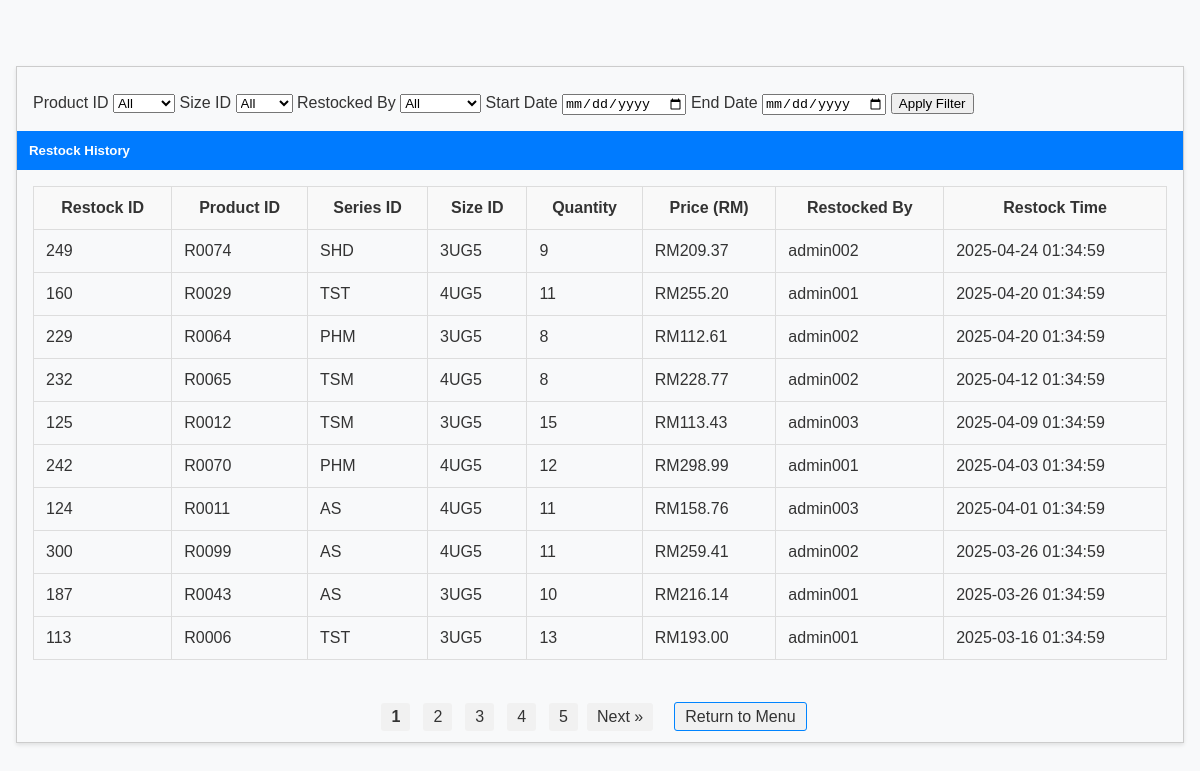
Page /pages/admin/product/restock_history.php (signed in) on the committed database.
### tables this page shows
CREATE TABLE `restock_history` (
  `restockID` int(11) NOT NULL,
  `productID` varchar(20) NOT NULL,
  `sizeID` varchar(20) NOT NULL,
  `restock_quantity` int(11) NOT NULL,
  `restock_price` decimal(10,2) NOT NULL,
  `restocked_by` varchar(250) DEFAULT NULL,
  `restock_time` timestamp NOT NULL DEFAULT current_timestamp()
);

CREATE TABLE `product` (
  `productID` varchar(5) NOT NULL,
  `productName` varchar(100) NOT NULL,
  `price` float(6,2) NOT NULL,
  `seriesID` varchar(3) DEFAULT NULL,
  `introduction` varchar(1000) NOT NULL,
  `playerInfo` varchar(1000) NOT NULL
);

### db/productStock.php (called while the page is built, shortened)
<?php
class CheckStock
{
    private $pdo;
    function __construct($pdo)
    {
        $this->pdo = $pdo;
    }
    public function getAllRestockRecords() {
        try {
            $sql = "SELECT rh.*, p.seriesID
                    FROM restock_history rh
                    JOIN product p ON rh.productID = p.productID
                    ORDER BY rh.restock_time DESC";
            $stmt = $this->pdo->prepare($sql);
            $stmt->execute();
            return $stmt->fetchAll(PDO::FETCH_ASSOC);
        } catch (PDOException $e) {
            error_log("Error fetching restock records: " . $e->getMessage());
            return [];
        }
    }
}

### pages/admin/product/restock_history.php (the view, shortened to what this page needs)
<?php
require_once "../../../db/productStock.php";
require_once "../../../_base.php";
$restockManager = new CheckStock($_db);
$restockRecordsList = $restockManager->getAllRestockRecords();
$recordsPerPage = 10;
$page = isset($_GET['page']) ? (int)$_GET['page'] : 1;
$page = max($page, 1);
$startFrom = ($page - 1) * $recordsPerPage;
$totalRecords = count($restockRecordsList);
$displayRecords = array_slice($restockRecordsList, $startFrom, $recordsPerPage);
$totalPages = ceil($totalRecords / $recordsPerPage);
?>
<!DOCTYPE html>
<html lang="en">
<head>
    <link rel="stylesheet" href="../../../css/main.css">
</head>
<body>
<div class="main-content">
    <div class="container-table">
    <div class="filter-section" style="padding: 1rem;">
    <form class="filter-form" method="POST" action="../../../controller/stockManager.php">
        <label for="productID">Product ID</label>
        <select name="productID" id="productID">
            <option value="">All</option>
        </select>
        <label for="sizeID">Size ID</label>
        <select name="sizeID" id="sizeID">
            <option value="">All</option>
        </select>
        <label for="restocked_by">Restocked By</label>
        <select name="restocked_by" id="restocked_by">
            <option value="">All</option>
        </select>
        <label for="startDate">Start Date</label>
        <input type="date" name="startDate" id="startDate">
        <label for="endDate">End Date</label>
        <input type="date" name="endDate" id="endDate">
        <button type="submit" style="margin-top: 10px;">Apply Filter</button>
    </form>
</div>
        <div class="tb-title">
            <h5 style="margin: 0;"><i class="fas fa-table"></i> Restock History</h5>
        </div>
        <div style="padding: 1rem;">
            <table class="tb">
                <thead>
                    <tr style="background-color: #f9f9f9;">
                        <th class="th">Restock ID</th>
                        <th class="th">Product ID</th>
                        <th class="th">Series ID</th>
                        <th class="th">Size ID</th>
                        <th class="th">Quantity</th>
                        <th class="th">Price (RM)</th>
                        <th class="th">Restocked By</th>
                        <th class="th">Restock Time</th>
                    </tr>
                </thead>
                <tbody>
                    <?php foreach ($displayRecords as $record): ?>
                        <tr>
                            <td class="td"><?= htmlspecialchars($record['restockID']) ?></td>
                            <td class="td"><?= htmlspecialchars($record['productID']) ?></td>
                            <td class="td"><?= htmlspecialchars($record['seriesID']) ?></td>
                            <td class="td"><?= htmlspecialchars($record['sizeID']) ?></td>
                            <td class="td"><?= htmlspecialchars($record['restock_quantity']) ?></td>
                            <td class="td">RM<?= number_format($record['restock_price'], 2) ?></td>
                            <td class="td"><?= htmlspecialchars($record['restocked_by']) ?></td>
                            <td class="td"><?= htmlspecialchars($record['restock_time']) ?></td>
                        </tr>
                    <?php endforeach; ?>
                </tbody>
            </table>
        </div>
        <div class="pagination" style="text-align: center; margin-top: 1rem;">
            <?php
            $num_links = 5;
            $first_link = max(1, min($totalPages - $num_links + 1, $page - 2));
            $last_link  = max($num_links, min($totalPages, $page + 2));
            ?>
            <?php for ($i = $first_link; $i <= $last_link; $i++): ?>
                <a href="?page=<?= $i ?>" style="margin: 0 4px; <?= $i == $page ? 'font-weight: bold;' : '' ?>">
                    <?= $i ?>
                </a>
            <?php endfor; ?>
            <?php if ($page < $totalPages): ?>
                <a href="?page=<?= $page + 1 ?>">Next &raquo;</a>
            <?php endif; ?>
            <div style="padding: 1rem; text-align: left;">
            <a href="/pages/admin/product/stock.php" class="action-btn-add" title="Back to Menu">
                <i class="fas fa-arrow-left"></i> Return to Menu
            </a>
        </div>
        </div>
    </div>
</div>
</body>
</html>

### css/main.css (style rules this page uses)
body { margin: 0; padding: 0; font-family: Arial, sans-serif; background-color: #f8f9fa; color: #333; }
.main-content { margin-left: var(--sidebar-width); margin-top: 50px; padding: 1rem; }
.container-table { border: 1px solid #ccc; box-shadow: 0 2px 4px rgba(0,0,0,0.1); }
.tb-title { background-color: #007bff; color: #fff; padding: 0.75rem; }
.tb { width: 100%; border-collapse: collapse; }
.th { padding: 0.75rem; border: 1px solid #ddd; }
.td { padding: 0.75rem; border: 1px solid #ddd; }
.action-btn-add { padding: 0.3rem 0.6rem; border: 1px solid #0084ff; background: none; cursor: pointer; color: #0084ff; }
.pagination a { padding: 5px 10px; background: #f1f1f1; text-decoration: none; border-radius: 3px; color: #333; }
.pagination { display: flex; justify-content: center; align-items: center; gap: 5px; }

### rows in the picture
restock_history: restockID "249", productID "R0074", product.seriesID "SHD", sizeID "3UG5", restock_quantity "9", restock_price "209.37", restocked_by "admin002", restock_time "2025-04-24 01:34:59"
restock_history: restockID "160", productID "R0029", product.seriesID "TST", sizeID "4UG5", restock_quantity "11", restock_price "255.20", restocked_by "admin001", restock_time "2025-04-20 01:34:59"
restock_history: restockID "229", productID "R0064", product.seriesID "PHM", sizeID "3UG5", restock_quantity "8", restock_price "112.61", restocked_by "admin002", restock_time "2025-04-20 01:34:59"
restock_history: restockID "232", productID "R0065", product.seriesID "TSM", sizeID "4UG5", restock_quantity "8", restock_price "228.77", restocked_by "admin002", restock_time "2025-04-12 01:34:59"
restock_history: restockID "125", productID "R0012", product.seriesID "TSM", sizeID "3UG5", restock_quantity "15", restock_price "113.43", restocked_by "admin003", restock_time "2025-04-09 01:34:59"
restock_history: restockID "242", productID "R0070", product.seriesID "PHM", sizeID "4UG5", restock_quantity "12", restock_price "298.99", restocked_by "admin001", restock_time "2025-04-03 01:34:59"
restock_history: restockID "124", productID "R0011", product.seriesID "AS", sizeID "4UG5", restock_quantity "11", restock_price "158.76", restocked_by "admin003", restock_time "2025-04-01 01:34:59"
restock_history: restockID "300", productID "R0099", product.seriesID "AS", sizeID "4UG5", restock_quantity "11", restock_price "259.41", restocked_by "admin002", restock_time "2025-03-26 01:34:59"
restock_history: restockID "187", productID "R0043", product.seriesID "AS", sizeID "3UG5", restock_quantity "10", restock_price "216.14", restocked_by "admin001", restock_time "2025-03-26 01:34:59"
restock_history: restockID "113", productID "R0006", product.seriesID "TST", sizeID "3UG5", restock_quantity "13", restock_price "193.00", restocked_by "admin001", restock_time "2025-03-16 01:34:59"
